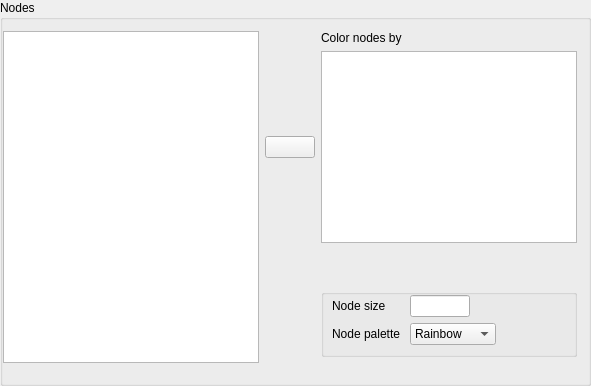
          <widget class="BoundGroupBox" name="nodes">
           <property name="title">
            <string>Nodes</string>
           </property>
           <layout class="QGridLayout" name="gridLayout_14_3">
            <property name="leftMargin">
             <number>0</number>
            </property>
            <item row="0" column="0">
             <widget class="QWidget" name="layoutDataBox_2" native="true">
              <property name="sizePolicy">
               <sizepolicy hsizetype="Preferred" vsizetype="Fixed">
                <horstretch>0</horstretch>
                <verstretch>0</verstretch>
               </sizepolicy>
              </property>
              <layout class="QGridLayout" name="gridLayout_23">
               <property name="leftMargin">
                <number>0</number>
               </property>
               <property name="topMargin">
                <number>0</number>
               </property>
               <property name="rightMargin">
                <number>0</number>
               </property>
               <property name="verticalSpacing">
                <number>3</number>
               </property>
               <item row="3" column="2">
                <spacer name="verticalSpacer_7">
                 <property name="orientation">
                  <enum>Qt::Vertical</enum>
                 </property>
                 <property name="sizeHint" stdset="0">
                  <size>
                   <width>20</width>
                   <height>40</height>
                  </size>
                 </property>
                </spacer>
               </item>
               <item row="0" column="0" rowspan="7">
                <widget class="AvailableFieldsListView" name="listAvailableFields_nodes">
                 <property name="sizePolicy">
                  <sizepolicy hsizetype="Expanding" vsizetype="Minimum">
                   <horstretch>0</horstretch>
                   <verstretch>0</verstretch>
                  </sizepolicy>
                 </property>
                 <property name="maximumSize">
                  <size>
                   <width>16777215</width>
                   <height>16777215</height>
                  </size>
                 </property>
                 <property name="selectionMode">
                  <enum>QAbstractItemView::ExtendedSelection</enum>
                 </property>
                </widget>
               </item>
               <item row="0" column="2">
                <widget class="QLabel" name="label_8">
                 <property name="sizePolicy">
                  <sizepolicy hsizetype="Fixed" vsizetype="Fixed">
                   <horstretch>0</horstretch>
                   <verstretch>0</verstretch>
                  </sizepolicy>
                 </property>
                 <property name="text">
                  <string>Color nodes by</string>
                 </property>
                </widget>
               </item>
               <item row="2" column="1">
                <widget class="AssignButton" name="buttonAssignColorNodesBy">
                 <property name="sizePolicy">
                  <sizepolicy hsizetype="Fixed" vsizetype="Fixed">
                   <horstretch>0</horstretch>
                   <verstretch>0</verstretch>
                  </sizepolicy>
                 </property>
                 <property name="minimumSize">
                  <size>
                   <width>50</width>
                   <height>0</height>
                  </size>
                 </property>
                 <property name="maximumSize">
                  <size>
                   <width>50</width>
                   <height>16777215</height>
                  </size>
                 </property>
                 <property name="text">
                  <string/>
                 </property>
                </widget>
               </item>
               <item row="2" column="2">
                <widget class="boundSingleItemView" name="colorNodesBy">
                 <property name="sizePolicy">
                  <sizepolicy hsizetype="Expanding" vsizetype="Fixed">
                   <horstretch>0</horstretch>
                   <verstretch>0</verstretch>
                  </sizepolicy>
                 </property>
                 <property name="minimumSize">
                  <size>
                   <width>0</width>
                   <height>0</height>
                  </size>
                 </property>
                 <property name="maximumSize">
                  <size>
                   <width>16777215</width>
                   <height>16777215</height>
                  </size>
                 </property>
                 <property name="baseSize">
                  <size>
                   <width>0</width>
                   <height>32</height>
                  </size>
                 </property>
                 <property name="selectionMode">
                  <enum>QAbstractItemView::ExtendedSelection</enum>
                 </property>
                </widget>
               </item>
               <item row="4" column="2">
                <widget class="BoundGroupBox" name="sampleMode_4">
                 <property name="title">
                  <string/>
                 </property>
                 <layout class="QGridLayout" name="gridLayout_14_4">
                  <property name="leftMargin">
                   <number>8</number>
                  </property>
                  <property name="topMargin">
                   <number>0</number>
                  </property>
                  <property name="horizontalSpacing">
                   <number>10</number>
                  </property>
                  <item row="0" column="2">
                   <spacer name="horizontalSpacer_3">
                    <property name="orientation">
                     <enum>Qt::Horizontal</enum>
                    </property>
                    <property name="sizeHint" stdset="0">
                     <size>
                      <width>40</width>
                      <height>20</height>
                     </size>
                    </property>
                   </spacer>
                  </item>
                  <item row="0" column="1">
                   <widget class="BoundTextBox" name="nodeSize">
                    <property name="minimumSize">
                     <size>
                      <width>60</width>
                      <height>0</height>
                     </size>
                    </property>
                    <property name="maximumSize">
                     <size>
                      <width>60</width>
                      <height>16777215</height>
                     </size>
                    </property>
                   </widget>
                  </item>
                  <item row="5" column="1">
                   <widget class="BoundComboBox" name="nodeColors">
                    <property name="enabled">
                     <bool>true</bool>
                    </property>
                    <property name="sizePolicy">
                     <sizepolicy hsizetype="Fixed" vsizetype="Fixed">
                      <horstretch>0</horstretch>
                      <verstretch>0</verstretch>
                     </sizepolicy>
                    </property>
                    <item>
                     <property name="text">
                      <string>Rainbow</string>
                     </property>
                    </item>
                    <item>
                     <property name="text">
                      <string>Colorblind</string>
                     </property>
                    </item>
                    <item>
                     <property name="text">
                      <string>Pastel</string>
                     </property>
                    </item>
                    <item>
                     <property name="text">
                      <string>Gray</string>
                     </property>
                    </item>
                    <item>
                     <property name="text">
                      <string>R</string>
                     </property>
                    </item>
                    <item>
                     <property name="text">
                      <string>ggplot2</string>
                     </property>
                    </item>
                   </widget>
                  </item>
                  <item row="5" column="0">
                   <widget class="QLabel" name="label_8_5">
                    <property name="text">
                     <string>Node palette</string>
                    </property>
                   </widget>
                  </item>
                  <item row="0" column="0">
                   <widget class="QLabel" name="label_9">
                    <property name="text">
                     <string>Node size</string>
                    </property>
                   </widget>
                  </item>
                 </layout>
                </widget>
               </item>
              </layout>
             </widget>
            </item>
           </layout>
          </widget>
